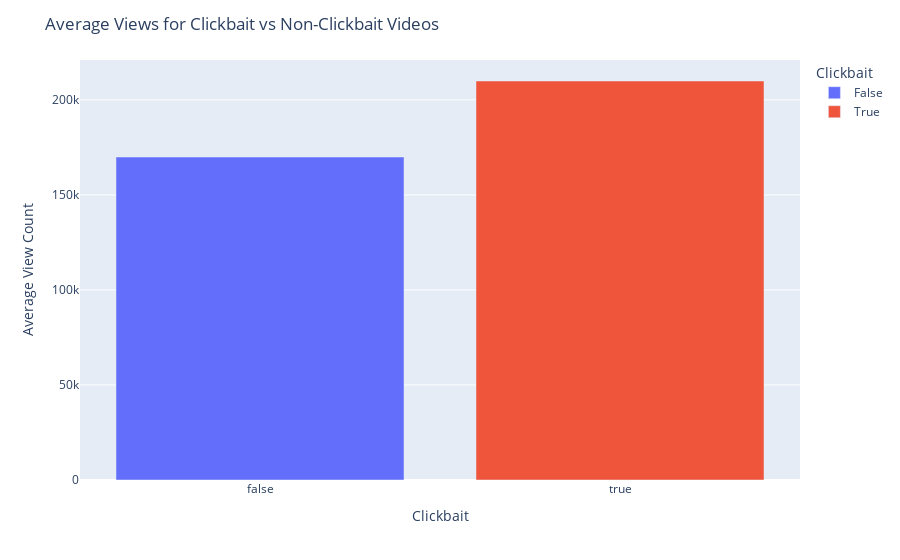

The cell this chart's notebook holds for it:
### Code cell
# Calculate average views for clickbait and non-clickbait videos
avg_views = video_df.groupby('is_clickbait')['view_count'].mean().reset_index()

# Create bar plot
bar_fig = px.bar(avg_views, x='is_clickbait', y='view_count', color='is_clickbait',
                 labels={'view_count': 'Average View Count', 'is_clickbait': 'Clickbait'})

# Customize plot layout
bar_fig.update_layout(title='Average Views for Clickbait vs Non-Clickbait Videos',
                      xaxis_title='Clickbait', yaxis_title='Average View Count')

# Show or save the plot
bar_fig.show()

### Figure 1 — Plotly figure (JSON) as saved in the notebook; plotly's stock layout.template omitted (floating-point values rounded to 4 significant figures)
{"data": [{"alignmentgroup": "True", "hovertemplate": "Clickbait=%{x}<br>Average View Count=%{y}<extra></extra>", "legendgroup": "False", "marker": {"color": "#636efa", "pattern": {"shape": ""}}, "name": "False", "offsetgroup": "False", "orientation": "v", "showlegend": true, "textposition": "auto", "type": "bar", "x": [false], "xaxis": "x", "y": [169900.0], "yaxis": "y"}, {"alignmentgroup": "True", "hovertemplate": "Clickbait=%{x}<br>Average View Count=%{y}<extra></extra>", "legendgroup": "True", "marker": {"color": "#EF553B", "pattern": {"shape": ""}}, "name": "True", "offsetgroup": "True", "orientation": "v", "showlegend": true, "textposition": "auto", "type": "bar", "x": [true], "xaxis": "x", "y": [209914], "yaxis": "y"}], "layout": {"barmode": "relative", "legend": {"title": {"text": "Clickbait"}, "tracegroupgap": 0}, "margin": {"t": 60}, "title": {"text": "Average Views for Clickbait vs Non-Clickbait Videos"}, "xaxis": {"anchor": "y", "categoryarray": [false, true], "categoryorder": "array", "domain": [0, 1], "title": {"text": "Clickbait"}}, "yaxis": {"anchor": "x", "domain": [0, 1], "title": {"text": "Average View Count"}}}}
